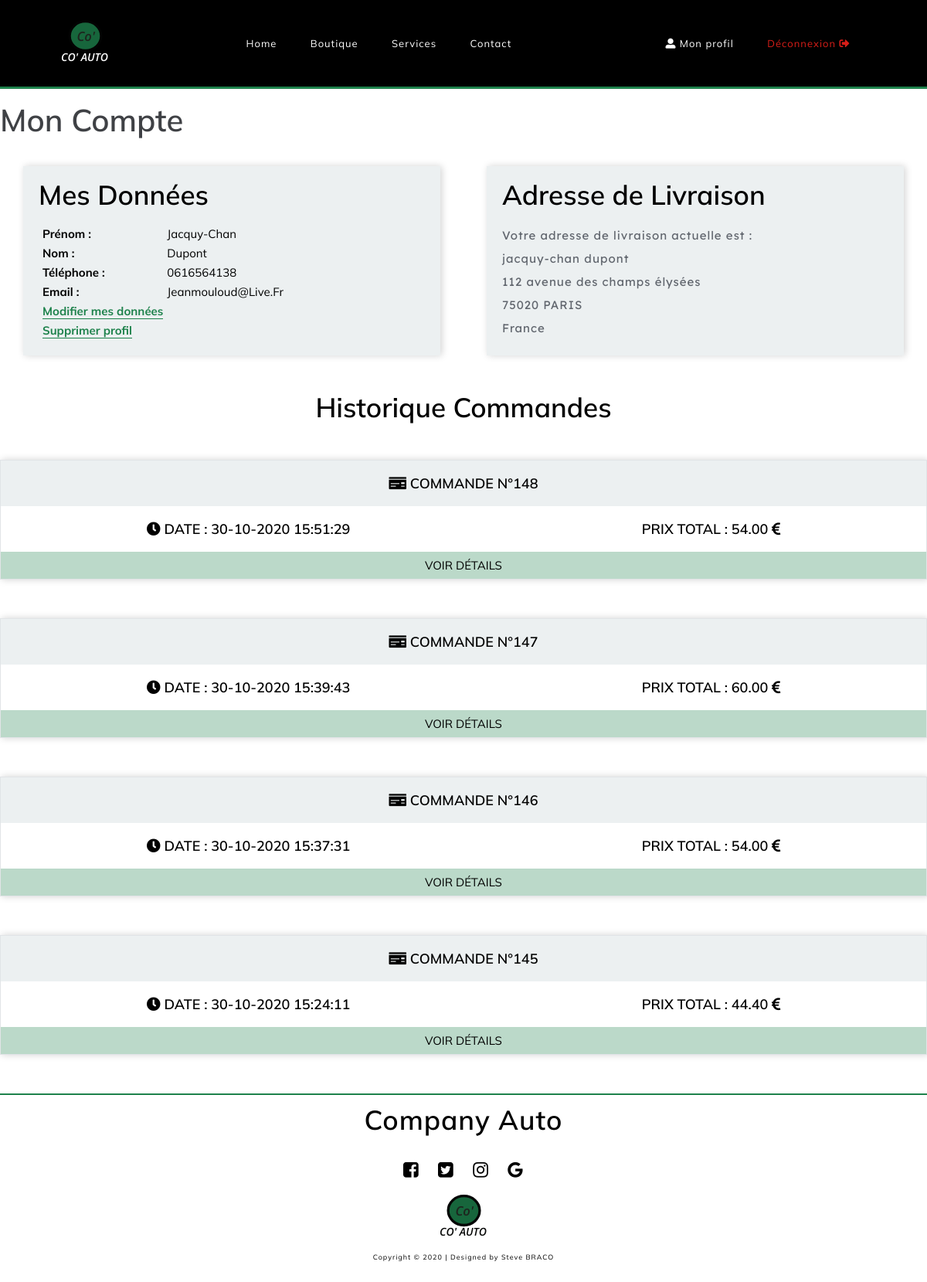
Page /users/profil/89 (signed in) on the committed database.
### tables this page shows
CREATE TABLE `users` (
  `id` int(255) NOT NULL,
  `email` varchar(255) NOT NULL,
  `password` varchar(255) NOT NULL,
  `firstname` varchar(255) NOT NULL,
  `lastname` varchar(255) NOT NULL,
  `address` varchar(255) NOT NULL,
  `zipcode` varchar(5) NOT NULL,
  `city` varchar(255) NOT NULL,
  `country` varchar(100) NOT NULL,
  `phone` varchar(15) NOT NULL,
  `creationtime` timestamp NOT NULL DEFAULT CURRENT_TIMESTAMP,
  `role` varchar(10) NOT NULL
);

CREATE TABLE `customers` (
  `id` int(11) NOT NULL,
  `user_id` int(11) NOT NULL,
  `creationtimestamp` timestamp NOT NULL DEFAULT CURRENT_TIMESTAMP,
  `taxRate` float NOT NULL,
  `totalAmount` double DEFAULT NULL,
  `taxAmount` double DEFAULT NULL,
  `allTaxesIncluded` double DEFAULT NULL
);

### app/libraries/Core.php (called while the page is built, shortened)
<?php
	class Core {
		protected $currentMethod = 'index';
		public function __construct(){
			$url = $this->getUrl();
			if(isset($url)){
			if(file_exists('../app/controllers/' . ucwords($url[0]). '.php')){
				unset($url[0]);
			}
		}
			$this->currentController = new $this->currentController;
			if(isset($url[1])){
				if(method_exists($this->currentController, $url[1])){
					$this->currentMethod = $url[1];
					unset($url[1]);
				}
			}
			$this->params = $url ? array_values($url) : [];
			call_user_func_array([$this->currentController, $this->currentMethod], $this->params);
		}
		public function getUrl(){
			if(isset($_GET['url'])){
				$url = rtrim($_GET['url'], '/');
				$url = filter_var($url, FILTER_SANITIZE_URL);
				$url = explode('/', $url);
				return $url;
			}
		}
	}
  ?>

### public/index.php (called while the page is built, shortened)
<?php
	$init = new Core();
 ?>

### app/libraries/Database.php (called while the page is built, shortened)
<?php
	class Database {
		private $host = DB_HOST;
		private $user = DB_USER;
		private $pass = DB_PASS;
		private $dbname = DB_NAME;
		private $charset = DB_CHAR;
		private $pdo;
		public function __construct(){
			$db = 'mysql: host='. $this->host .';dbname=' . $this->dbname . ';charset=' .$this->charset;
			$options = array(
				PDO::ATTR_PERSISTENT => true,
				PDO::ATTR_ERRMODE => PDO::ERRMODE_EXCEPTION,
				PDO::ATTR_EMULATE_PREPARES => false
			);
			try{
				$this->pdo = new PDO($db, $this->user, $this->pass, $options);
			} catch(PDOException $e){
				$this->error = $e->getMessage();
				echo $this->error;
			}
		}
		public function queryOne($sql, array $params = array())
          {
                 $query = $this->pdo->prepare($sql);
                 $query->execute($params);
                 return $query->fetch(PDO::FETCH_ASSOC);
          }
          public function query($sql, array $params = array())
          {
                 $query = $this->pdo->prepare($sql);
                 $query->execute($params);
                 return $query->fetchAll(PDO::FETCH_ASSOC);
          }
	}
 ?>

### app/models/UserModels.php (called while the page is built, shortened)
<?php
class UserModels
{
    public function profilUser($getid)
    {
        $database = new Database();
        return $database->queryOne('SELECT id, email, password, firstname, lastname, address, zipcode, city, country, phone, creationtime, role FROM users WHERE id = ?', [$getid]);
    }
}

### app/models/CustomersModels.php (called while the page is built, shortened)
<?php
class CustomersModels
{
    public function findDetails($user_Id)
    {
        $database = new Database();
        return $database->query(' SELECT id, totalAmount, taxRate, taxAmount, creationtimestamp, allTaxesIncluded FROM customers WHERE user_id = ? ORDER BY creationtimestamp DESC', [$user_Id]);
    }
}

### app/views/users/profil.phtml (the view, shortened to what this page needs)
<?php include APPROOT . '/views/inc/header.phtml'; ?>
<main class="max-container">
    <h2> Mon Compte </h2>
    <section class="flex profile">
        <article>
            <h3>Mes Données</h3>
            <table>
                <tr>
                    <th>Prénom : </th>
                    <td> <?= htmlspecialchars($profil['firstname']) ?></td>
                </tr>
                <tr>
                    <th>Nom : </th>
                    <td> <?= htmlspecialchars($profil['lastname']) ?></td>
                </tr>
                <tr>
                    <th>Téléphone : </th>
                    <td> <?= htmlspecialchars($profil['phone']) ?></td>
                </tr>
                <tr>
                    <th>Email : </th>
                    <td> <?= htmlspecialchars($profil['email']) ?></td>
                </tr>
                <tr>
                    <th><a href="<?= URLROOT ?>/users/editprofil/<?= $profil['id'] ?>">Modifier mes données</a></th>
                </tr>
                <tr>
                    <th>
                        <a href="<?= URLROOT ?>/users/deleteprofil/<?= $profil['id'] ?>" id="delete-profil">Supprimer profil</a>
                    </th>
                </tr>
            </table>
        </article>
        <article>
            <h3>Adresse de Livraison</h3>
            <p>Votre adresse de livraison actuelle est : </p>
            <p class="Cap-fullname"><?= htmlspecialchars($profil['firstname']) . ' ' . htmlspecialchars($profil['lastname']) ?></p>
            <p><?= htmlspecialchars($profil['address']) ?></p>
            <p><?= htmlspecialchars($profil['zipcode']) . ' ' . htmlspecialchars($profil['city']) ?></p>
            <p><?= htmlspecialchars($profil['country']) ?></p>
        </article>
    </section>
    <section class="customers">
        <h3>Historique Commandes</h3>
        <?php foreach ($orderdetails as $orderdetail) : ?>
            <article>
                <h4><i class="fas fa-money-check"></i> Commande n°<?= $orderdetail['id'] ?> </h4>
                <div class="flex">
                    <h4><i class="fas fa-clock"></i> Date : <?= formatDate($orderdetail['creationtimestamp']) ?></h4>
                    <h4> Prix Total : <?= number_format($orderdetail['allTaxesIncluded'], 2) ?> <i class="fas fa-euro-sign"></i></h4>
                </div>
                <a href="<?= URLROOT ?>/users/customers/<?= $orderdetail['id'] ?>" id="show-details"> Voir Détails</a>
            </article>
        <?php endforeach; ?>
    </section>
</main>
<?php include APPROOT . '/views/inc/footer.phtml'; ?>

### app/helpers/function_helper.php (shortened to what this page needs)
<?php
    function formatDate($dateFormat)
    {
         $date = date_create($dateFormat);
       echo date_format($date, 'd-m-Y H:i:s');
    }
?>

### rows in the picture
users: firstname "Jacquy-Chan", lastname "Dupont", phone "0616564138", email "Jeanmouloud@live.fr", firstname "jacquy-chan", lastname "dupont", address "112 avenue des champs élysées", zipcode "75020", city "PARIS", country "France"
customers: id "148", creationtimestamp "30-10-2020 15:51:29", allTaxesIncluded "54.00"
customers: id "147", creationtimestamp "30-10-2020 15:39:43", allTaxesIncluded "60.00"
customers: id "146", creationtimestamp "30-10-2020 15:37:31", allTaxesIncluded "54.00"
customers: id "145", creationtimestamp "30-10-2020 15:24:11", allTaxesIncluded "44.40"
